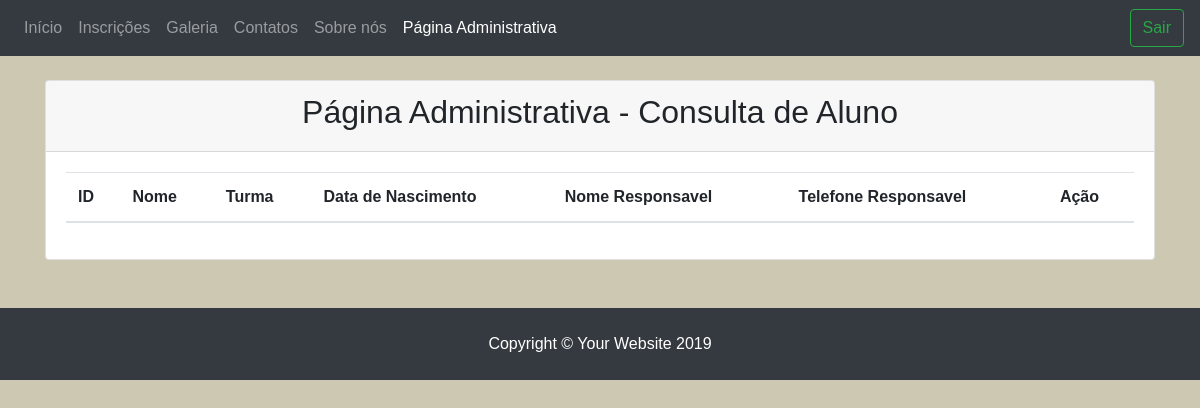
Before: /ConsultaAluno.php with the older database file.
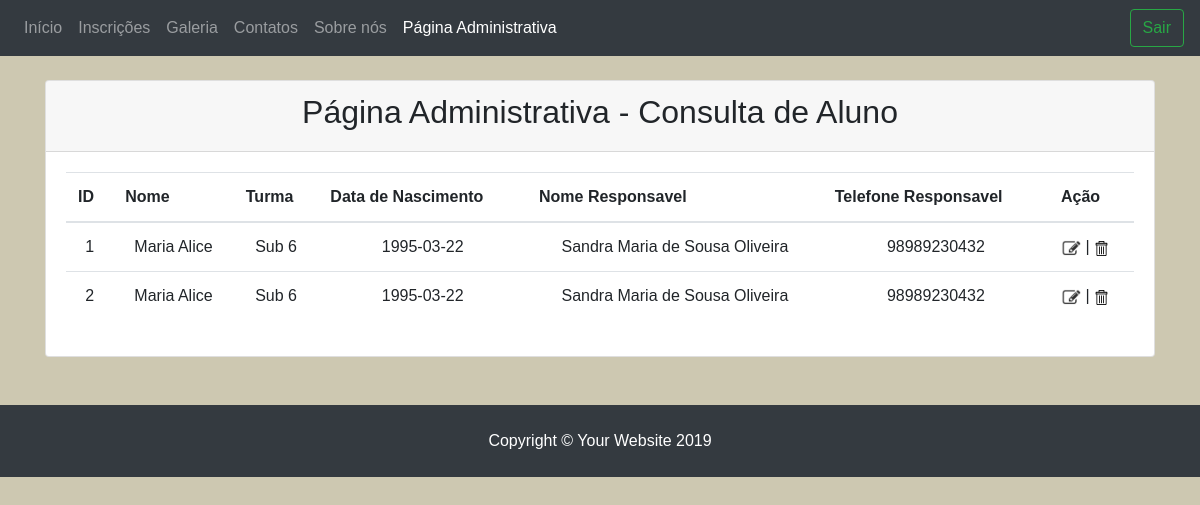
After: the same page with the newer database file.
### tables this page shows
CREATE TABLE `aluno` (
  `idaluno` int(11) NOT NULL,
  `nome` varchar(70) NOT NULL,
  `endereco` varchar(45) NOT NULL,
  `telefone` varchar(45) NOT NULL,
  `responsavel` varchar(45) NOT NULL,
  `dataNasc` date NOT NULL,
  `obsMedica` varchar(255) DEFAULT NULL,
  `idturma` int(11) NOT NULL,
  `poiscao` varchar(45) NOT NULL,
  `autorizaMedica` varchar(45) NOT NULL,
  `dataInscricao` date NOT NULL,
  `status` varchar(45) NOT NULL
);

CREATE TABLE `turma` (
  `idturma` int(11) NOT NULL,
  `categoria` varchar(45) NOT NULL,
  `idinstrutor` int(11) NOT NULL
);

### public/ConsultaAluno.php (the view, shortened to what this page needs)
<!DOCTYPE html>
<html lang="pt-br">
<head>
    <link rel="stylesheet" href="../css/bootstrap.min.css">
    <link rel="stylesheet" type="text/css" href="../css/style.css">
</head>
<body>
    <nav class="navbar navbar-expand-lg bg-dark navbar-dark">
        <div class="collapse navbar-collapse" id="navbarTogglerDemo03">
            <ul class="navbar-nav mr-auto mt-2 mt-lg-0">
                <li class="nav-item">
                    <a class="nav-link" href="#">Início <span class="sr-only">(current)</span></a>
                </li>
                <li class="nav-item ">
                    <a class="nav-link" href="#">Inscrições</a>
                </li>
                <li class="nav-item">
                    <a class="nav-link" href="#">Galeria</a>
                </li>
                <li class="nav-item">
                    <a class="nav-link " href="#">Contatos</a>
                </li>
                <li class="nav-item">
                    <a class="nav-link " href="#">Sobre nós</a>
                </li>
                <li class="nav-item active">
                    <a class="nav-link " onClick="document.location.href='admin.php'">Página Administrativa</a>
                </li>
            </ul>
            <form class="form-inline my-2 my-lg-0">
                <button class="btn btn-outline-success my-2 my-sm-0" type="submit">Sair</button>
            </form>
        </div>
    </nav>
    <br>
    <div class="container">
        <div class="card h-100 ">
            <div class="card-header text-center">
                <h2>Página Administrativa - Consulta de Aluno</h2>
            </div>
            <div class="card-body">
                <table class="table" id="tamanho" >
  <thead>
    <tr>
      <th scope="col">ID</th>
      <th scope="col">Nome</th>
      <th scope="col">Turma</th>
      <th scope="col">Data de Nascimento</th>
       <th scope="col">Nome Responsavel</th>
      <th scope="col">Telefone Responsavel</th>
      <th scope="col">Ação</th>
    </tr>
  </thead>
<tbody>
     <?php
     $conn = OpenCon();
    $count=1;
    $sel_query="select * from aluno left join turma on turma.idturma = aluno.idturma ORDER BY nome asc;";
    $result = mysqli_query($conn,$sel_query);
    while($row = mysqli_fetch_assoc($result)) { ?>
    <tr>
    <td align="center"><?php echo $count; ?></td>
    <td align="center"><?php echo $row["nome"]; ?></td>
    <td align="center"> <?php echo $row["categoria"]; ?> </td>
    <td align="center"><?php echo $row["dataNasc"]; ?></td>
    <td align="center"><?php echo $row["responsavel"]; ?></td>
    <td align="center"><?php echo $row["telefone"]; ?></td>
    <td>
      <a href='Alteraraluno.php?id=<?php echo $row["idaluno"]; ?>'><img src='../img/editar2.PNG'width= 20 alt='Alterar'/></a> | <a href='deletarAluno.php?id=<?php echo $row["idaluno"]; ?>'><img src='../img/lixeira.PNG'width= 15 /></a>
      </td>
    </tr>
    <?php $count++; }
    ?>
</tbody>
</table>
            </div>
        </div>
    </div>
    <br>
    <br>
    <footer class="footer py-4 mt-auto bg-dark">
        <div class="container">
            <p class="m-0 text-center text-white">Copyright &copy; Your Website 2019</p>
        </div>
    </footer>
</body>
</html>

### css/style.css (style rules this page uses)
body { background: #cdc8b1; font-family: Arial, Helvetica, sans-serif; }

Changed rows visible on the page:
added aluno: nome "Maria Alice", idturma.categoria "Sub 6", dataNasc "1995-03-22", responsavel "Sandra Maria de Sousa Oliveira", telefone "98989230432"
added aluno: nome "Maria Alice", idturma.categoria "Sub 6", dataNasc "1995-03-22", responsavel "Sandra Maria de Sousa Oliveira", telefone "98989230432"
